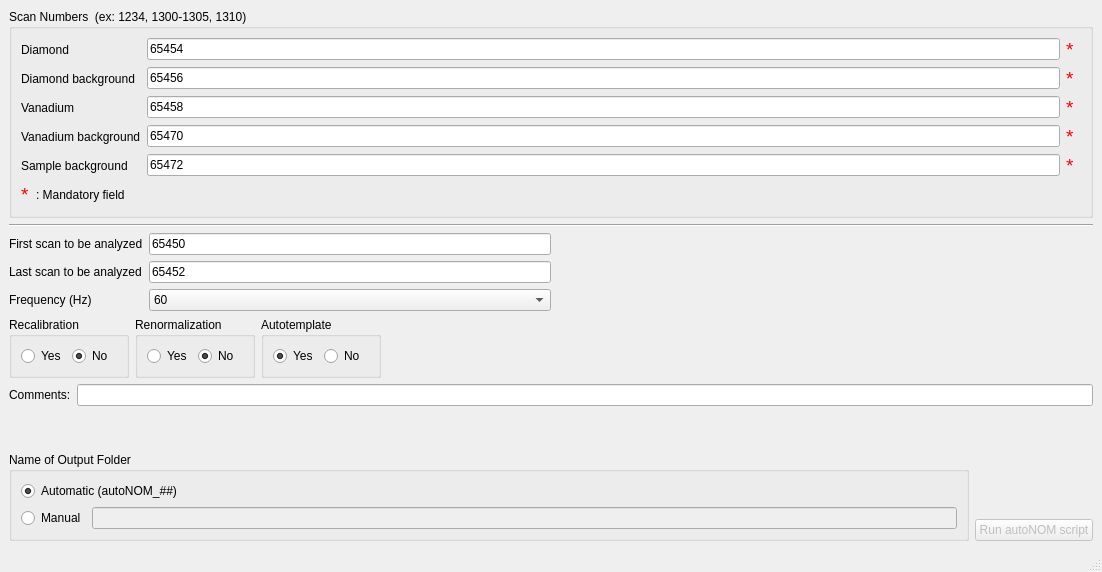
<?xml version="1.0" encoding="UTF-8"?>
<ui version="4.0">
 <class>MainWindow</class>
 <widget class="QMainWindow" name="MainWindow">
  <property name="geometry">
   <rect>
    <x>0</x>
    <y>0</y>
    <width>1102</width>
    <height>572</height>
   </rect>
  </property>
  <property name="windowTitle">
   <string>MainWindow</string>
  </property>
  <widget class="QWidget" name="centralwidget">
   <layout class="QVBoxLayout" name="verticalLayout_6">
    <item>
     <widget class="QGroupBox" name="groupBox_5">
      <property name="title">
       <string>Scan Numbers  (ex: 1234, 1300-1305, 1310)</string>
      </property>
      <layout class="QVBoxLayout" name="verticalLayout_7">
       <item>
        <layout class="QGridLayout" name="gridLayout">
         <item row="3" column="2">
          <widget class="QLabel" name="label_8">
           <property name="palette">
            <palette>
             <active>
              <colorrole role="WindowText">
               <brush brushstyle="SolidPattern">
                <color alpha="255">
                 <red>255</red>
                 <green>0</green>
                 <blue>0</blue>
                </color>
               </brush>
              </colorrole>
             </active>
             <inactive>
              <colorrole role="WindowText">
               <brush brushstyle="SolidPattern">
                <color alpha="255">
                 <red>255</red>
                 <green>0</green>
                 <blue>0</blue>
                </color>
               </brush>
              </colorrole>
             </inactive>
             <disabled>
              <colorrole role="WindowText">
               <brush brushstyle="SolidPattern">
                <color alpha="255">
                 <red>128</red>
                 <green>128</green>
                 <blue>128</blue>
                </color>
               </brush>
              </colorrole>
             </disabled>
            </palette>
           </property>
           <property name="font">
            <font>
             <pointsize>14</pointsize>
            </font>
           </property>
           <property name="text">
            <string>*</string>
           </property>
          </widget>
         </item>
         <item row="3" column="0">
          <widget class="QLabel" name="label_7">
           <property name="text">
            <string>Vanadium background</string>
           </property>
          </widget>
         </item>
         <item row="1" column="1">
          <widget class="QLineEdit" name="diamond_background">
           <property name="toolTip">
            <string extracomment="dfdfdfdff"/>
           </property>
           <property name="statusTip">
            <string/>
           </property>
           <property name="accessibleDescription">
            <string/>
           </property>
           <property name="inputMask">
            <string/>
           </property>
           <property name="text">
            <string>65456</string>
           </property>
           <property name="placeholderText">
            <string/>
           </property>
          </widget>
         </item>
         <item row="0" column="0">
          <widget class="QLabel" name="label">
           <property name="text">
            <string>Diamond</string>
           </property>
          </widget>
         </item>
         <item row="4" column="1">
          <widget class="QLineEdit" name="sample_background">
           <property name="toolTip">
            <string extracomment="dfdfdfdff"/>
           </property>
           <property name="statusTip">
            <string/>
           </property>
           <property name="accessibleDescription">
            <string/>
           </property>
           <property name="inputMask">
            <string/>
           </property>
           <property name="text">
            <string>65472</string>
           </property>
           <property name="placeholderText">
            <string/>
           </property>
          </widget>
         </item>
         <item row="2" column="1">
          <widget class="QLineEdit" name="vanadium">
           <property name="toolTip">
            <string/>
           </property>
           <property name="statusTip">
            <string/>
           </property>
           <property name="accessibleDescription">
            <string/>
           </property>
           <property name="inputMask">
            <string/>
           </property>
           <property name="text">
            <string>65458</string>
           </property>
           <property name="placeholderText">
            <string/>
           </property>
          </widget>
         </item>
         <item row="2" column="0">
          <widget class="QLabel" name="label_5">
           <property name="text">
            <string>Vanadium</string>
           </property>
          </widget>
         </item>
         <item row="1" column="2">
          <widget class="QLabel" name="label_4">
           <property name="palette">
            <palette>
             <active>
              <colorrole role="WindowText">
               <brush brushstyle="SolidPattern">
                <color alpha="255">
                 <red>255</red>
                 <green>0</green>
                 <blue>0</blue>
                </color>
               </brush>
              </colorrole>
             </active>
             <inactive>
              <colorrole role="WindowText">
               <brush brushstyle="SolidPattern">
                <color alpha="255">
                 <red>255</red>
                 <green>0</green>
                 <blue>0</blue>
                </color>
               </brush>
              </colorrole>
             </inactive>
             <disabled>
              <colorrole role="WindowText">
               <brush brushstyle="SolidPattern">
                <color alpha="255">
                 <red>128</red>
                 <green>128</green>
                 <blue>128</blue>
                </color>
               </brush>
              </colorrole>
             </disabled>
            </palette>
           </property>
           <property name="font">
            <font>
             <pointsize>14</pointsize>
            </font>
           </property>
           <property name="text">
            <string>*</string>
           </property>
          </widget>
         </item>
         <item row="0" column="2">
          <widget class="QLabel" name="label_2">
           <property name="palette">
            <palette>
             <active>
              <colorrole role="WindowText">
               <brush brushstyle="SolidPattern">
                <color alpha="255">
                 <red>255</red>
                 <green>0</green>
                 <blue>0</blue>
                </color>
               </brush>
              </colorrole>
             </active>
             <inactive>
              <colorrole role="WindowText">
               <brush brushstyle="SolidPattern">
                <color alpha="255">
                 <red>255</red>
                 <green>0</green>
                 <blue>0</blue>
                </color>
               </brush>
              </colorrole>
             </inactive>
             <disabled>
              <colorrole role="WindowText">
               <brush brushstyle="SolidPattern">
                <color alpha="255">
                 <red>128</red>
                 <green>128</green>
                 <blue>128</blue>
                </color>
               </brush>
              </colorrole>
             </disabled>
            </palette>
           </property>
           <property name="font">
            <font>
             <pointsize>14</pointsize>
            </font>
           </property>
           <property name="text">
            <string>*</string>
           </property>
          </widget>
         </item>
         <item row="2" column="2">
          <widget class="QLabel" name="label_6">
           <property name="palette">
            <palette>
             <active>
              <colorrole role="WindowText">
               <brush brushstyle="SolidPattern">
                <color alpha="255">
                 <red>255</red>
                 <green>0</green>
                 <blue>0</blue>
                </color>
               </brush>
              </colorrole>
             </active>
             <inactive>
              <colorrole role="WindowText">
               <brush brushstyle="SolidPattern">
                <color alpha="255">
                 <red>255</red>
                 <green>0</green>
                 <blue>0</blue>
                </color>
               </brush>
              </colorrole>
             </inactive>
             <disabled>
              <colorrole role="WindowText">
               <brush brushstyle="SolidPattern">
                <color alpha="255">
                 <red>128</red>
                 <green>128</green>
                 <blue>128</blue>
                </color>
               </brush>
              </colorrole>
             </disabled>
            </palette>
           </property>
           <property name="font">
            <font>
             <pointsize>14</pointsize>
            </font>
           </property>
           <property name="text">
            <string>*</string>
           </property>
          </widget>
         </item>
         <item row="4" column="2" colspan="2">
          <widget class="QLabel" name="label_10">
           <property name="palette">
            <palette>
             <active>
              <colorrole role="WindowText">
               <brush brushstyle="SolidPattern">
                <color alpha="255">
                 <red>255</red>
                 <green>0</green>
                 <blue>0</blue>
                </color>
               </brush>
              </colorrole>
             </active>
             <inactive>
              <colorrole role="WindowText">
               <brush brushstyle="SolidPattern">
                <color alpha="255">
                 <red>255</red>
                 <green>0</green>
                 <blue>0</blue>
                </color>
               </brush>
              </colorrole>
             </inactive>
             <disabled>
              <colorrole role="WindowText">
               <brush brushstyle="SolidPattern">
                <color alpha="255">
                 <red>128</red>
                 <green>128</green>
                 <blue>128</blue>
                </color>
               </brush>
              </colorrole>
             </disabled>
            </palette>
           </property>
           <property name="font">
            <font>
             <pointsize>14</pointsize>
            </font>
           </property>
           <property name="text">
            <string>*</string>
           </property>
          </widget>
         </item>
         <item row="1" column="0">
          <widget class="QLabel" name="label_3">
           <property name="text">
            <string>Diamond background</string>
           </property>
          </widget>
         </item>
         <item row="4" column="0">
          <widget class="QLabel" name="label_9">
           <property name="text">
            <string>Sample background</string>
           </property>
          </widget>
         </item>
         <item row="3" column="1">
          <widget class="QLineEdit" name="vanadium_background">
           <property name="toolTip">
            <string extracomment="dfdfdfdff"/>
           </property>
           <property name="statusTip">
            <string/>
           </property>
           <property name="accessibleDescription">
            <string/>
           </property>
           <property name="inputMask">
            <string/>
           </property>
           <property name="text">
            <string>65470</string>
           </property>
           <property name="placeholderText">
            <string/>
           </property>
          </widget>
         </item>
         <item row="0" column="1">
          <widget class="QLineEdit" name="diamond">
           <property name="toolTip">
            <string/>
           </property>
           <property name="statusTip">
            <string/>
           </property>
           <property name="accessibleDescription">
            <string/>
           </property>
           <property name="inputMask">
            <string/>
           </property>
           <property name="text">
            <string>65454</string>
           </property>
           <property name="placeholderText">
            <string/>
           </property>
          </widget>
         </item>
        </layout>
       </item>
       <item>
        <layout class="QHBoxLayout" name="horizontalLayout_5">
         <item>
          <widget class="QLabel" name="label_21">
           <property name="palette">
            <palette>
             <active>
              <colorrole role="WindowText">
               <brush brushstyle="SolidPattern">
                <color alpha="255">
                 <red>255</red>
                 <green>0</green>
                 <blue>0</blue>
                </color>
               </brush>
              </colorrole>
             </active>
             <inactive>
              <colorrole role="WindowText">
               <brush brushstyle="SolidPattern">
                <color alpha="255">
                 <red>255</red>
                 <green>0</green>
                 <blue>0</blue>
                </color>
               </brush>
              </colorrole>
             </inactive>
             <disabled>
              <colorrole role="WindowText">
               <brush brushstyle="SolidPattern">
                <color alpha="255">
                 <red>128</red>
                 <green>128</green>
                 <blue>128</blue>
                </color>
               </brush>
              </colorrole>
             </disabled>
            </palette>
           </property>
           <property name="font">
            <font>
             <pointsize>14</pointsize>
            </font>
           </property>
           <property name="text">
            <string>*</string>
           </property>
          </widget>
         </item>
         <item>
          <widget class="QLabel" name="label_22">
           <property name="text">
            <string>: Mandatory field</string>
           </property>
          </widget>
         </item>
         <item>
          <spacer name="horizontalSpacer_3">
           <property name="orientation">
            <enum>Qt::Horizontal</enum>
           </property>
           <property name="sizeHint" stdset="0">
            <size>
             <width>40</width>
             <height>20</height>
            </size>
           </property>
          </spacer>
         </item>
        </layout>
       </item>
      </layout>
     </widget>
    </item>
    <item>
     <widget class="Line" name="line">
      <property name="orientation">
       <enum>Qt::Horizontal</enum>
      </property>
     </widget>
    </item>
    <item>
     <layout class="QHBoxLayout" name="horizontalLayout_6">
      <item>
       <layout class="QVBoxLayout" name="verticalLayout">
        <item>
         <layout class="QGridLayout" name="gridLayout_3">
          <item row="0" column="0">
           <widget class="QLabel" name="label_18">
            <property name="text">
             <string>First scan to be analyzed</string>
            </property>
           </widget>
          </item>
          <item row="2" column="0">
           <widget class="QLabel" name="label_20">
            <property name="text">
             <string>Frequency (Hz)</string>
            </property>
           </widget>
          </item>
          <item row="1" column="0">
           <widget class="QLabel" name="label_19">
            <property name="text">
             <string>Last scan to be analyzed</string>
            </property>
           </widget>
          </item>
          <item row="1" column="1">
           <widget class="QLineEdit" name="last_scan">
            <property name="text">
             <string>65452</string>
            </property>
           </widget>
          </item>
          <item row="0" column="1">
           <widget class="QLineEdit" name="first_scan">
            <property name="text">
             <string>65450</string>
            </property>
           </widget>
          </item>
          <item row="2" column="1">
           <widget class="QComboBox" name="frequency">
            <item>
             <property name="text">
              <string>60</string>
             </property>
            </item>
            <item>
             <property name="text">
              <string>30</string>
             </property>
            </item>
           </widget>
          </item>
         </layout>
        </item>
       </layout>
      </item>
      <item>
       <spacer name="horizontalSpacer_2">
        <property name="orientation">
         <enum>Qt::Horizontal</enum>
        </property>
        <property name="sizeHint" stdset="0">
         <size>
          <width>40</width>
          <height>20</height>
         </size>
        </property>
       </spacer>
      </item>
     </layout>
    </item>
    <item>
     <layout class="QHBoxLayout" name="horizontalLayout_4">
      <item>
       <widget class="QGroupBox" name="groupBox_2">
        <property name="minimumSize">
         <size>
          <width>120</width>
          <height>0</height>
         </size>
        </property>
        <property name="title">
         <string>Recalibration</string>
        </property>
        <layout class="QHBoxLayout" name="horizontalLayout">
         <item>
          <widget class="QRadioButton" name="recalibration_yes">
           <property name="text">
            <string>Yes</string>
           </property>
          </widget>
         </item>
         <item>
          <widget class="QRadioButton" name="radioButton_2">
           <property name="text">
            <string>No</string>
           </property>
           <property name="checked">
            <bool>true</bool>
           </property>
          </widget>
         </item>
        </layout>
       </widget>
      </item>
      <item>
       <widget class="QGroupBox" name="groupBox_3">
        <property name="minimumSize">
         <size>
          <width>120</width>
          <height>0</height>
         </size>
        </property>
        <property name="title">
         <string>Renormalization</string>
        </property>
        <layout class="QHBoxLayout" name="horizontalLayout_2">
         <item>
          <widget class="QRadioButton" name="renormalization_yes">
           <property name="text">
            <string>Yes</string>
           </property>
          </widget>
         </item>
         <item>
          <widget class="QRadioButton" name="radioButton_10">
           <property name="text">
            <string>No</string>
           </property>
           <property name="checked">
            <bool>true</bool>
           </property>
          </widget>
         </item>
        </layout>
       </widget>
      </item>
      <item>
       <widget class="QGroupBox" name="groupBox_4">
        <property name="minimumSize">
         <size>
          <width>120</width>
          <height>0</height>
         </size>
        </property>
        <property name="title">
         <string>Autotemplate</string>
        </property>
        <layout class="QHBoxLayout" name="horizontalLayout_3">
         <item>
          <widget class="QRadioButton" name="autotemplate_yes">
           <property name="text">
            <string>Yes</string>
           </property>
           <property name="checked">
            <bool>true</bool>
           </property>
          </widget>
         </item>
         <item>
          <widget class="QRadioButton" name="radioButton_12">
           <property name="text">
            <string>No</string>
           </property>
           <property name="checked">
            <bool>false</bool>
           </property>
          </widget>
         </item>
        </layout>
       </widget>
      </item>
      <item>
       <spacer name="horizontalSpacer">
        <property name="orientation">
         <enum>Qt::Horizontal</enum>
        </property>
        <property name="sizeHint" stdset="0">
         <size>
          <width>40</width>
          <height>20</height>
         </size>
        </property>
       </spacer>
      </item>
     </layout>
    </item>
    <item>
     <layout class="QHBoxLayout" name="horizontalLayout_10">
      <item>
       <widget class="QLabel" name="label_12">
        <property name="text">
         <string>Comments:</string>
        </property>
       </widget>
      </item>
      <item>
       <widget class="QLineEdit" name="comments"/>
      </item>
     </layout>
    </item>
    <item>
     <layout class="QHBoxLayout" name="horizontalLayout_7">
      <item>
       <layout class="QVBoxLayout" name="verticalLayout_5">
        <item>
         <spacer name="verticalSpacer_2">
          <property name="orientation">
           <enum>Qt::Vertical</enum>
          </property>
          <property name="sizeHint" stdset="0">
           <size>
            <width>20</width>
            <height>40</height>
           </size>
          </property>
         </spacer>
        </item>
        <item>
         <widget class="QGroupBox" name="groupBox">
          <property name="title">
           <string>Name of Output Folder</string>
          </property>
          <layout class="QVBoxLayout" name="verticalLayout_4">
           <item>
            <widget class="QRadioButton" name="auto_manual_folder">
             <property name="text">
              <string>Automatic (autoNOM_##)</string>
             </property>
             <property name="checked">
              <bool>true</bool>
             </property>
            </widget>
           </item>
           <item>
            <layout class="QHBoxLayout" name="horizontalLayout_8">
             <item>
              <widget class="QRadioButton" name="manual_output_folder">
               <property name="text">
                <string>Manual</string>
               </property>
              </widget>
             </item>
             <item>
              <widget class="QLineEdit" name="manual_output_folder_field">
               <property name="enabled">
                <bool>false</bool>
               </property>
              </widget>
             </item>
            </layout>
           </item>
          </layout>
         </widget>
        </item>
       </layout>
      </item>
      <item>
       <layout class="QVBoxLayout" name="verticalLayout_3">
        <item>
         <spacer name="verticalSpacer">
          <property name="orientation">
           <enum>Qt::Vertical</enum>
          </property>
          <property name="sizeHint" stdset="0">
           <size>
            <width>20</width>
            <height>40</height>
           </size>
          </property>
         </spacer>
        </item>
        <item>
         <widget class="QPushButton" name="run_autonom_script">
          <property name="enabled">
           <bool>false</bool>
          </property>
          <property name="text">
           <string>Run autoNOM script</string>
          </property>
         </widget>
        </item>
       </layout>
      </item>
     </layout>
    </item>
   </layout>
  </widget>
  <widget class="QMenuBar" name="menubar">
   <property name="geometry">
    <rect>
     <x>0</x>
     <y>0</y>
     <width>1102</width>
     <height>20</height>
    </rect>
   </property>
  </widget>
  <widget class="QStatusBar" name="statusbar"/>
 </widget>
 <tabstops>
  <tabstop>diamond</tabstop>
  <tabstop>diamond_background</tabstop>
  <tabstop>vanadium</tabstop>
  <tabstop>vanadium_background</tabstop>
  <tabstop>sample_background</tabstop>
  <tabstop>first_scan</tabstop>
  <tabstop>last_scan</tabstop>
  <tabstop>frequency</tabstop>
  <tabstop>recalibration_yes</tabstop>
  <tabstop>radioButton_2</tabstop>
  <tabstop>renormalization_yes</tabstop>
  <tabstop>radioButton_10</tabstop>
  <tabstop>autotemplate_yes</tabstop>
  <tabstop>radioButton_12</tabstop>
  <tabstop>run_autonom_script</tabstop>
  <tabstop>auto_manual_folder</tabstop>
  <tabstop>manual_output_folder</tabstop>
  <tabstop>manual_output_folder_field</tabstop>
 </tabstops>
 <resources/>
 <connections>
  <connection>
   <sender>diamond</sender>
   <signal>editingFinished()</signal>
   <receiver>MainWindow</receiver>
   <slot>diamond_edited()</slot>
   <hints>
    <hint type="sourcelabel">
     <x>414</x>
     <y>66</y>
    </hint>
    <hint type="destinationlabel">
     <x>350</x>
     <y>285</y>
    </hint>
   </hints>
  </connection>
  <connection>
   <sender>diamond_background</sender>
   <signal>editingFinished()</signal>
   <receiver>MainWindow</receiver>
   <slot>diamond_background_edited()</slot>
   <hints>
    <hint type="sourcelabel">
     <x>414</x>
     <y>94</y>
    </hint>
    <hint type="destinationlabel">
     <x>350</x>
     <y>285</y>
    </hint>
   </hints>
  </connection>
  <connection>
   <sender>vanadium</sender>
   <signal>editingFinished()</signal>
   <receiver>MainWindow</receiver>
   <slot>vanadium_edited()</slot>
   <hints>
    <hint type="sourcelabel">
     <x>414</x>
     <y>122</y>
    </hint>
    <hint type="destinationlabel">
     <x>350</x>
     <y>285</y>
    </hint>
   </hints>
  </connection>
  <connection>
   <sender>vanadium_background</sender>
   <signal>editingFinished()</signal>
   <receiver>MainWindow</receiver>
   <slot>vanadium_background_edited()</slot>
   <hints>
    <hint type="sourcelabel">
     <x>414</x>
     <y>150</y>
    </hint>
    <hint type="destinationlabel">
     <x>350</x>
     <y>285</y>
    </hint>
   </hints>
  </connection>
  <connection>
   <sender>sample_background</sender>
   <signal>editingFinished()</signal>
   <receiver>MainWindow</receiver>
   <slot>sample_background_edited()</slot>
   <hints>
    <hint type="sourcelabel">
     <x>414</x>
     <y>178</y>
    </hint>
    <hint type="destinationlabel">
     <x>350</x>
     <y>285</y>
    </hint>
   </hints>
  </connection>
  <connection>
   <sender>auto_manual_folder</sender>
   <signal>clicked()</signal>
   <receiver>MainWindow</receiver>
   <slot>output_folder_radio_buttons()</slot>
   <hints>
    <hint type="sourcelabel">
     <x>81</x>
     <y>493</y>
    </hint>
    <hint type="destinationlabel">
     <x>63</x>
     <y>547</y>
    </hint>
   </hints>
  </connection>
  <connection>
   <sender>manual_output_folder</sender>
   <signal>clicked()</signal>
   <receiver>MainWindow</receiver>
   <slot>output_folder_radio_buttons()</slot>
   <hints>
    <hint type="sourcelabel">
     <x>55</x>
     <y>517</y>
    </hint>
    <hint type="destinationlabel">
     <x>122</x>
     <y>545</y>
    </hint>
   </hints>
  </connection>
  <connection>
   <sender>manual_output_folder_field</sender>
   <signal>editingFinished()</signal>
   <receiver>MainWindow</receiver>
   <slot>manual_output_folder_field_edited()</slot>
   <hints>
    <hint type="sourcelabel">
     <x>315</x>
     <y>517</y>
    </hint>
    <hint type="destinationlabel">
     <x>359</x>
     <y>547</y>
    </hint>
   </hints>
  </connection>
  <connection>
   <sender>run_autonom_script</sender>
   <signal>clicked()</signal>
   <receiver>MainWindow</receiver>
   <slot>run_autonom()</slot>
   <hints>
    <hint type="sourcelabel">
     <x>639</x>
     <y>529</y>
    </hint>
    <hint type="destinationlabel">
     <x>642</x>
     <y>549</y>
    </hint>
   </hints>
  </connection>
 </connections>
 <slots>
  <slot>diamond_edited()</slot>
  <slot>diamond_background_edited()</slot>
  <slot>vanadium_edited()</slot>
  <slot>vanadium_background_edited()</slot>
  <slot>sample_background_edited()</slot>
  <slot>output_folder_radio_buttons()</slot>
  <slot>manual_output_folder_field_edited()</slot>
  <slot>run_autonom()</slot>
 </slots>
</ui>
